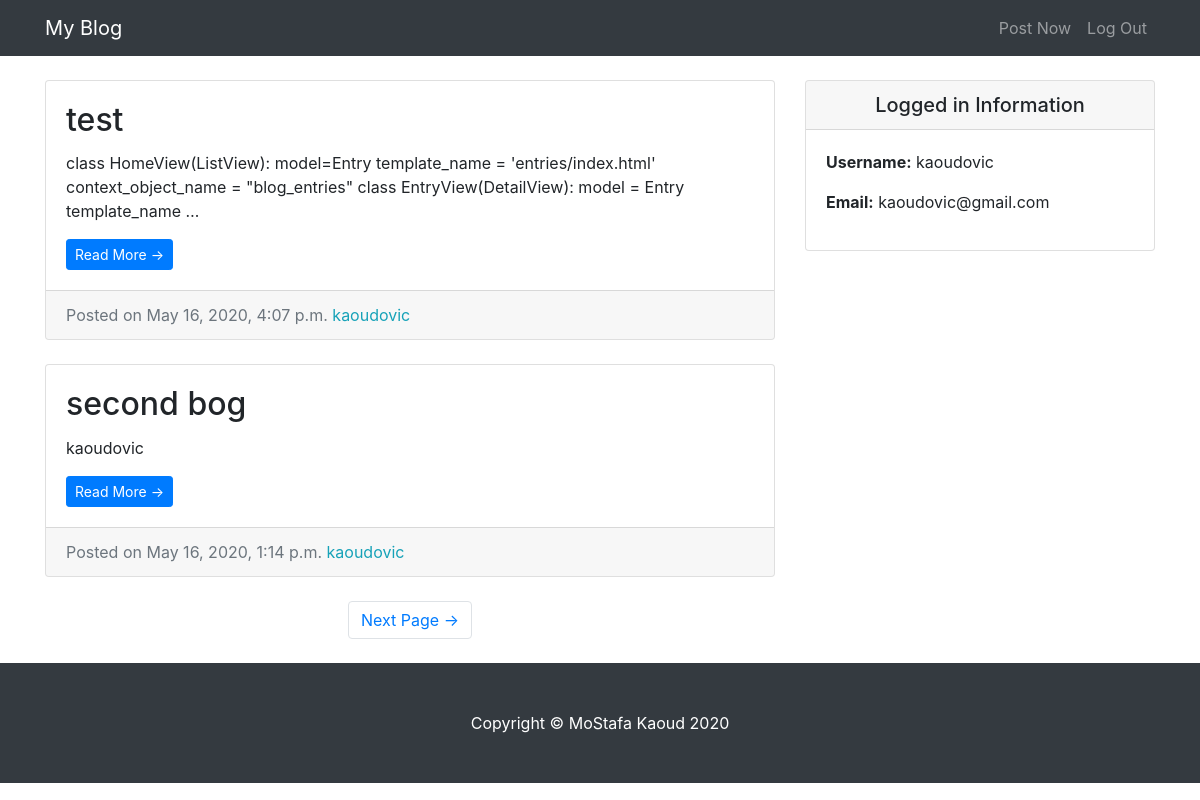
Page / (signed in) on the earlier database version.
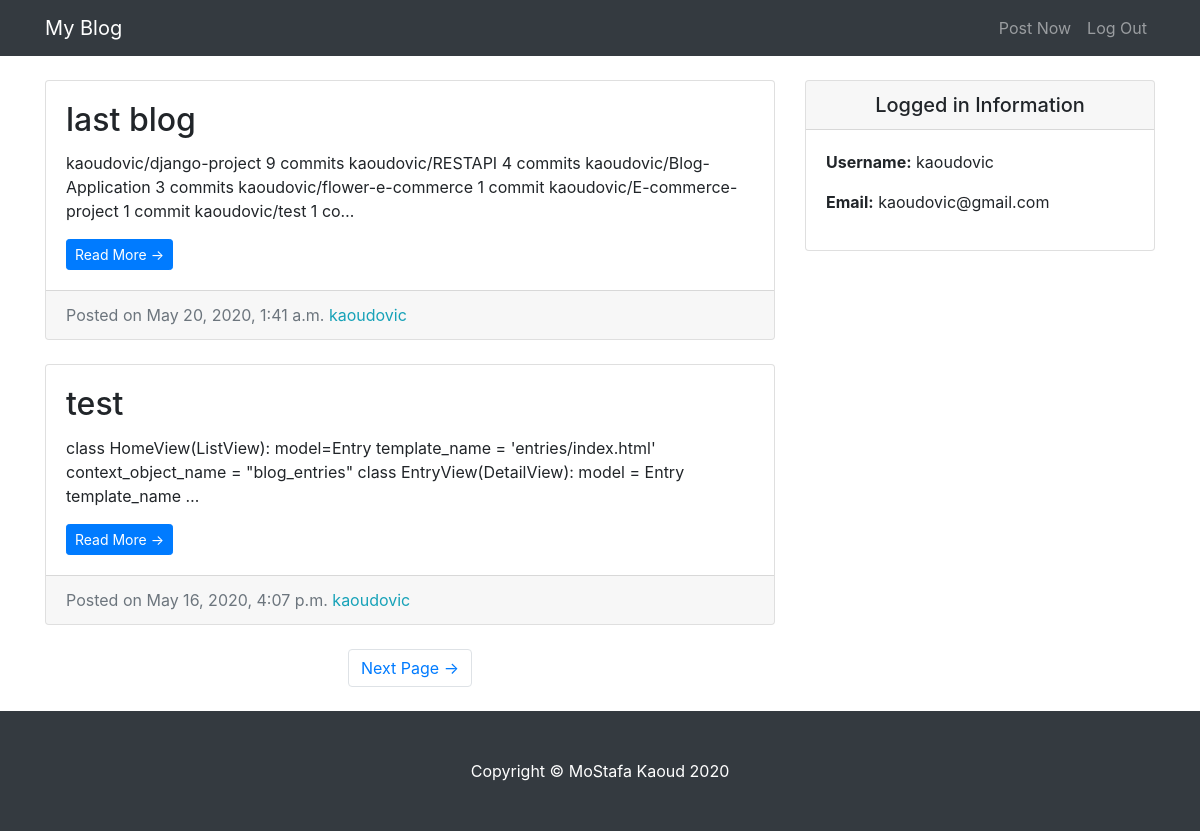
Same page on the later database version.
### entries/models.py (models this page shows, shortened)
class Entry(models.Model):
    entry_title = models.CharField(max_length=50)
    entry_text = models.TextField()
    entry_date = models.DateTimeField(auto_now_add=True)
    entry_auther = models.ForeignKey(User, on_delete=models.CASCADE)
    class Meta:
        verbose_name_plural = "entries"

### entries/views.py (the view)
# urls.py: path('',HomeView.as_view(),name='blog-home'),
class HomeView(LoginRequiredMixin,ListView):
    model=Entry
    template_name = 'entries/index.html'
    context_object_name = "blog_entries"
    ordering = ['-entry_date']
    paginate_by = 2

### entries/templates/entries/index.html (shortened to what this page needs)
{% extends "entries/base.html" %}
{% block content %}
      <div class="col-md-8">
      {% for x in blog_entries %}
        <div class="card mb-4 mt-4">
          <div class="card-body">
            <h2 class="card-title">{{ x.entry_title}}</h2>
            <p class="card-text">{{ x.entry_text|truncatechars:200}}</p>
            <a href="{% url 'blog-home' %}" class="btn btn-primary btn-sm">Read More &rarr;</a>
          </div>
          <div class="card-footer text-muted">
            Posted on {{ x.entry_date}}
            <span class= "text-info mr-2">{{ x.entry_auther}}</span>
          </div>
        </div>
       {% endfor %}
         {% if is_paginated %}
        <ul class="pagination justify-content-center mb-4">
            {% if page_obj.has_next %}
          <li class="page-item">
            <a class="page-link" href="?page={{ page_obj.next_page_number}}">Next Page &rarr;</a>
          </li>
            {% endif %}
        </ul>
            {%endif %}
      </div>
{% endblock %}

### entries/templates/entries/base.html (shortened to what this page needs)
{% load static%}
<html lang="en">
<head>
  <link href="{% static 'entries/vendor/bootstrap/css/bootstrap.min.css' %}" rel="stylesheet">
  <link href="{% static 'entries/css/blog-home.css' %}" rel="stylesheet">
</head>
<body>
  <nav class="navbar navbar-expand-lg navbar-dark bg-dark fixed-top">
    <div class="container">
      <a class="navbar-brand" href="{% url 'blog-home'%}">My Blog</a>
      <div class="collapse navbar-collapse" id="navbarResponsive">
        <ul class="navbar-nav ml-auto">
          <li class="nav-item">
            <a class="nav-link" href="{% url 'create_entry'%}">Post Now</a>
          </li>
          <li class="nav-item">
            <a class="nav-link" href="{% url 'logout' %}">Log Out</a>
          </li>
        </ul>
      </div>
    </div>
  </nav>
  <div class="container">
    <div class="row">
     {% block content %} {% endblock %}
    <div class="col-md-4">
      <div class="card my-4">
          <h5 class="card-header text-center">Logged in Information</h5>
          <div class="card-body">
            <ul class="list-unstyled mb-0">
                <li>
                    <p> <strong>Username:</strong> {{ user.username}} </p>
                </li>
                <li>
                    <p> <strong>Email:</strong> {{ user.email}}</p>
                </li>
            </ul>
          </div>
        </div>
      </div>
    </div>
  </div>
  <footer class="py-5 bg-dark">
    <div class="container">
      <p class="m-0 text-center text-white">Copyright &copy; MoStafa Kaoud 2020</p>
    </div>
  </footer>
</body>
</html>

### entries/static/entries/css/blog-home.css (style rules this page uses)
body { padding-top: 56px; }

Differences in the rows shown:
no longer on this page (row unchanged): Entry: entry_title "second bog", entry_text "kaoudovic", entry_date "May 16, 2020, 1:14 p.m.", entry_auther "kaoudovic"
added Entry: entry_title "last blog", entry_text "kaoudovic/django-project 9 commits kaoudovic/RESTAPI 4 commits kaoudovic/Blog-Application 3 commits kaoudovic/flower-e-commerce 1 commit kaoudovic/E-commerce-project 1 commit kaoudovic/test 1 co…", entry_date "May 20, 2020, 1:41 a.m.", entry_auther "kaoudovic"
